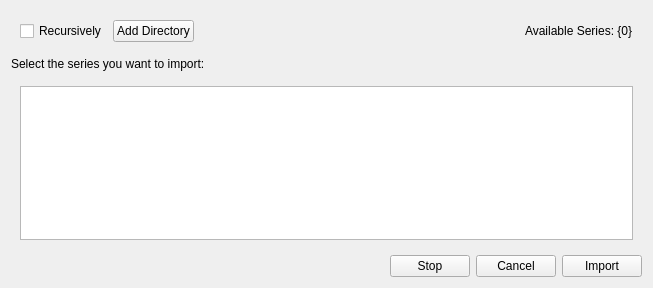
<?xml version="1.0" encoding="UTF-8"?>
<ui version="4.0">
 <class>ImportChooser</class>
 <widget class="QWidget" name="ImportChooser">
  <property name="geometry">
   <rect>
    <x>0</x>
    <y>0</y>
    <width>653</width>
    <height>288</height>
   </rect>
  </property>
  <property name="minimumSize">
   <size>
    <width>0</width>
    <height>210</height>
   </size>
  </property>
  <property name="windowTitle">
   <string>Importer</string>
  </property>
  <layout class="QVBoxLayout" name="verticalLayout">
   <item>
    <widget class="QWidget" name="widget_3" native="true">
     <property name="maximumSize">
      <size>
       <width>16777215</width>
       <height>16777215</height>
      </size>
     </property>
     <layout class="QHBoxLayout" name="horizontalLayout_4">
      <item>
       <widget class="QCheckBox" name="recursiveCheck">
        <property name="text">
         <string>Recursively</string>
        </property>
       </widget>
      </item>
      <item>
       <widget class="QPushButton" name="addButton">
        <property name="maximumSize">
         <size>
          <width>150</width>
          <height>16777215</height>
         </size>
        </property>
        <property name="text">
         <string>Add Directory</string>
        </property>
        <property name="icon">
         <iconset resource="resources.qrc">
          <normaloff>:/static/default/icon/22x22/document-new.png</normaloff>:/static/default/icon/22x22/document-new.png</iconset>
        </property>
       </widget>
      </item>
      <item>
       <spacer name="horizontalSpacer_2">
        <property name="orientation">
         <enum>Qt::Horizontal</enum>
        </property>
        <property name="sizeHint" stdset="0">
         <size>
          <width>361</width>
          <height>20</height>
         </size>
        </property>
       </spacer>
      </item>
      <item>
       <widget class="QLabel" name="availableStudiesLabel">
        <property name="text">
         <string>Available Series: {0}</string>
        </property>
       </widget>
      </item>
     </layout>
    </widget>
   </item>
   <item>
    <widget class="QLabel" name="label">
     <property name="text">
      <string>Select the series you want to import:</string>
     </property>
    </widget>
   </item>
   <item>
    <widget class="QWidget" name="widget_2" native="true">
     <property name="maximumSize">
      <size>
       <width>16777215</width>
       <height>210</height>
      </size>
     </property>
     <layout class="QHBoxLayout" name="horizontalLayout_3">
      <item>
       <widget class="QTableView" name="tableView">
        <property name="sizePolicy">
         <sizepolicy hsizetype="Expanding" vsizetype="Expanding">
          <horstretch>0</horstretch>
          <verstretch>0</verstretch>
         </sizepolicy>
        </property>
        <property name="alternatingRowColors">
         <bool>true</bool>
        </property>
        <property name="sortingEnabled">
         <bool>false</bool>
        </property>
        <property name="wordWrap">
         <bool>true</bool>
        </property>
        <property name="cornerButtonEnabled">
         <bool>false</bool>
        </property>
       </widget>
      </item>
     </layout>
    </widget>
   </item>
   <item>
    <widget class="QWidget" name="widget" native="true">
     <property name="minimumSize">
      <size>
       <width>0</width>
       <height>0</height>
      </size>
     </property>
     <property name="maximumSize">
      <size>
       <width>16777215</width>
       <height>30</height>
      </size>
     </property>
     <layout class="QHBoxLayout" name="horizontalLayout_2">
      <property name="margin">
       <number>0</number>
      </property>
      <item>
       <layout class="QHBoxLayout" name="horizontalLayout">
        <item>
         <widget class="QLabel" name="progressLabel">
          <property name="text">
           <string/>
          </property>
         </widget>
        </item>
        <item>
         <widget class="QLabel" name="statusLabel">
          <property name="text">
           <string/>
          </property>
         </widget>
        </item>
        <item>
         <spacer name="horizontalSpacer">
          <property name="orientation">
           <enum>Qt::Horizontal</enum>
          </property>
          <property name="sizeHint" stdset="0">
           <size>
            <width>40</width>
            <height>20</height>
           </size>
          </property>
         </spacer>
        </item>
        <item>
         <widget class="QPushButton" name="stopButton">
          <property name="text">
           <string>Stop</string>
          </property>
         </widget>
        </item>
        <item>
         <widget class="QPushButton" name="cancelButton">
          <property name="text">
           <string>Cancel</string>
          </property>
         </widget>
        </item>
        <item>
         <widget class="QPushButton" name="importButton">
          <property name="text">
           <string>Import</string>
          </property>
         </widget>
        </item>
       </layout>
      </item>
     </layout>
    </widget>
   </item>
  </layout>
 </widget>
 <resources>
  <include location="resources.qrc"/>
 </resources>
 <connections/>
</ui>
